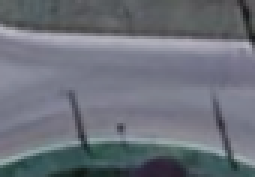
#> input picture img_4.png, 85 x 59 px (shown 3 times larger)
$ python image_analyzer.py
#> lines starting #> are read from the running program, lines starting #| are printed output that depends on the picture; after the words box and inside, x2 and y2 are one past the last pixel; in counts of white or black regions, pixels touching at a corner belong together
import cv2
import numpy as np

# Загрузка изображения
image = cv2.imread('img_4.png')
#> image is the input picture: shape (59, 85, 3); mean B, G, R 122, 112.6, 107.9

# Преобразование в оттенки серого
gray_image = cv2.cvtColor(image, cv2.COLOR_BGR2GRAY)

# Применение адаптивного порогового значения
binary_image = cv2.adaptiveThreshold(gray_image, 255, cv2.ADAPTIVE_THRESH_MEAN_C, cv2.THRESH_BINARY, 11, 2)
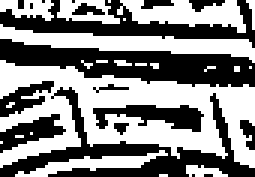
#> binary_image: shape (59, 85) (shown 3 times larger); 52.4% white; 18 black regions (8 under 20 px), largest, box (x1, y1, x2, y2) and area: (0, 13, 85, 29) 713, (0, 29, 85, 59) 643, (0, 0, 85, 16) 463

# Уменьшение шума с помощью медианного фильтра
binary_image = cv2.medianBlur(binary_image, 5)
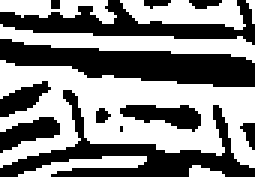
#> binary_image: shape (59, 85) (shown 3 times larger); 52.6% white; 12 black regions (4 under 20 px), largest, box (x1, y1, x2, y2) and area: (0, 13, 85, 29) 747, (0, 30, 85, 59) 653, (0, 0, 85, 15) 500

# Применение морфологической операции расширения
kernel = np.ones((5, 5), np.uint8)
binary_image = cv2.dilate(binary_image, kernel, iterations=1)
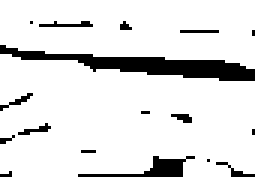
#> binary_image: shape (59, 85) (shown 3 times larger); 88.1% white; 17 black regions (14 under 20 px)

# Нахождение контуров
contours, _ = cv2.findContours(binary_image, cv2.RETR_EXTERNAL, cv2.CHAIN_APPROX_SIMPLE)
#> contours = 2 contours; box (x1, y1, x2, y2) and area: (0, 18, 85, 59) 2786, (0, 0, 85, 23) 1504

# Фильтрация контуров по размеру
min_contour_area = 1000  # Минимальная площадь для учета контура
large_contours = [cnt for cnt in contours if cv2.contourArea(cnt) > min_contour_area]
#> large_contours has the same summary as contours

# Создание маски для отображения только больших черно-серых областей
mask = np.zeros_like(gray_image)
cv2.drawContours(mask, large_contours, -1, (255, 255, 255), thickness=cv2.FILLED)
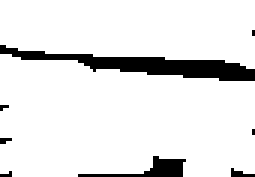
#> mask: shape (59, 85) (shown 3 times larger); 90.2% white; 8 black regions (6 under 20 px), largest, box (x1, y1, x2, y2) and area: (0, 15, 85, 27) 369, (26, 52, 62, 59) 92

# Применение маски к исходному изображению
result_image = cv2.bitwise_and(image, image, mask=mask)
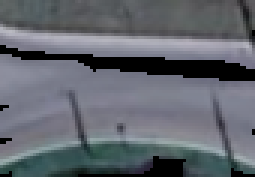
#> result_image: shape (59, 85, 3) (shown 3 times larger); mean B, G, R 110.5, 102.6, 98

# Отображение результата
cv2.imshow('Result', result_image)
cv2.waitKey(0)
cv2.destroyAllWindows()

$ run again, with img_1.png copied over img_4.png
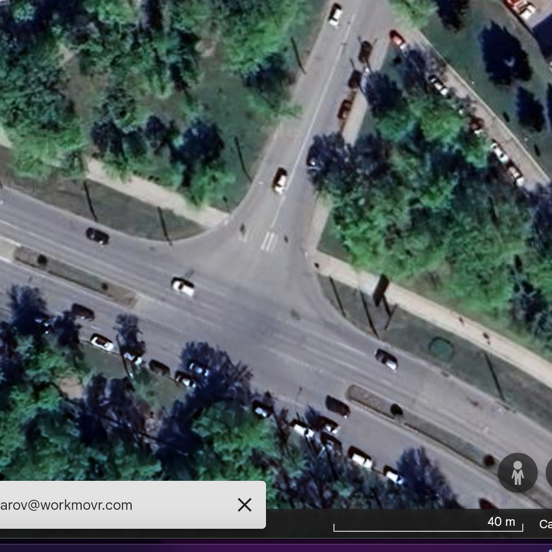
#> input picture img_1.png, 552 x 552 px
#> image is the input picture: shape (552, 552, 3); mean B, G, R 98.1, 96.7, 86.2
#> `binary_image = cv2.adaptiveThreshold(gray_image, 255, cv2.ADAPTIVE_THR..`:
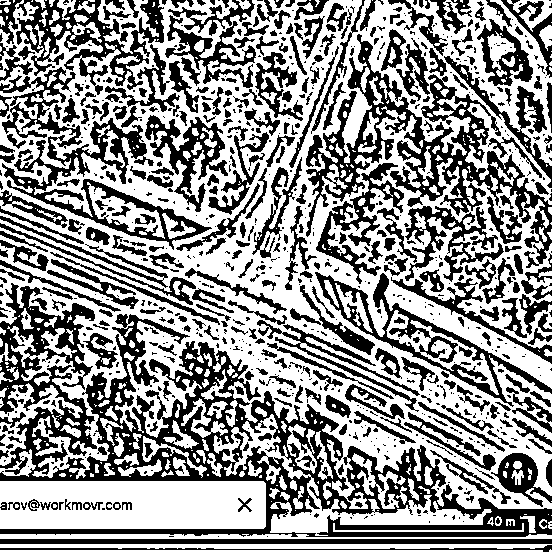
#> binary_image: shape (552, 552); 57% white; 877 black regions (536 under 20 px), largest, box (x1, y1, x2, y2) and area: (0, 283, 552, 537) 32883, (306, 34, 552, 268) 11929, (0, 67, 212, 250) 7344
#> contours = 9 contours, 1 with area under 20; largest, box (x1, y1, x2, y2) and area: (0, 0, 552, 541) 291115, (0, 542, 552, 552) 4918, (520, 513, 552, 541) 424, (538, 519, 552, 530) 108, (505, 517, 516, 527) 80, (0, 365, 7, 384) 80, (518, 526, 525, 533) 34, (332, 526, 339, 533) 34
#> large_contours = 2 contours; box (x1, y1, x2, y2) and area: (0, 0, 552, 541) 291115, (0, 542, 552, 552) 4918
#> `cv2.drawContours(mask, large_contours, -1, (255, 255, 255), thickness=..`:
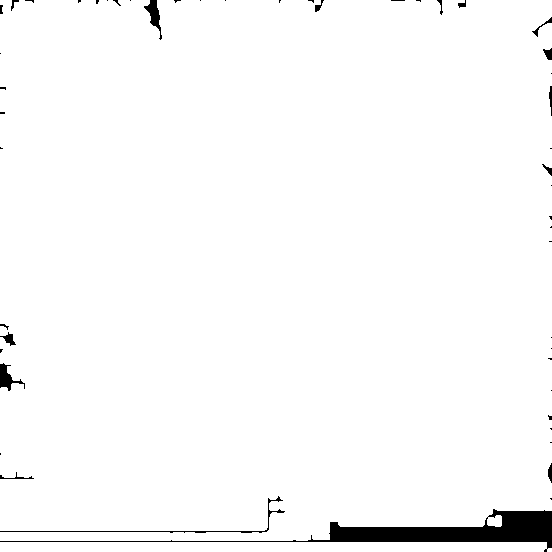
#> mask: shape (552, 552); 97.9% white; 50 black regions (33 under 20 px), largest, box (x1, y1, x2, y2) and area: (0, 509, 552, 552) 4666, (0, 496, 285, 533) 399, (0, 363, 25, 391) 271

$ run again, with img_2.png copied over img_4.png
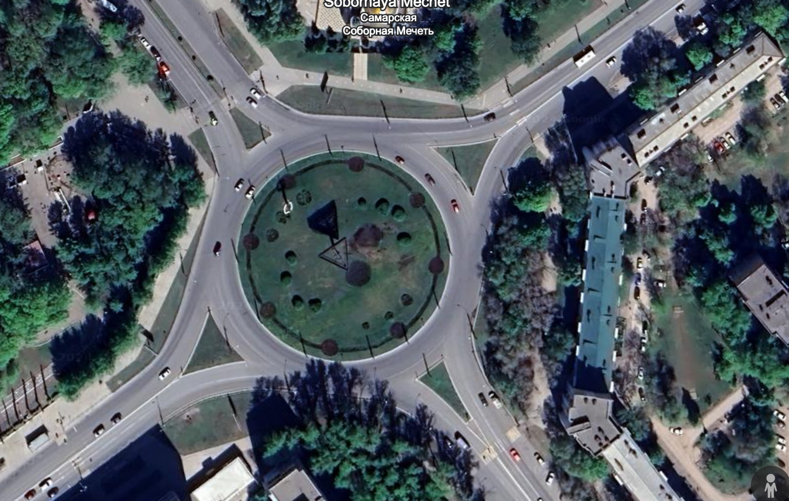
#> input picture img_2.png, 789 x 501 px
#> image is the input picture: shape (501, 789, 3); mean B, G, R 98.3, 92.7, 83.4
#> `binary_image = cv2.adaptiveThreshold(gray_image, 255, cv2.ADAPTIVE_THR..`:
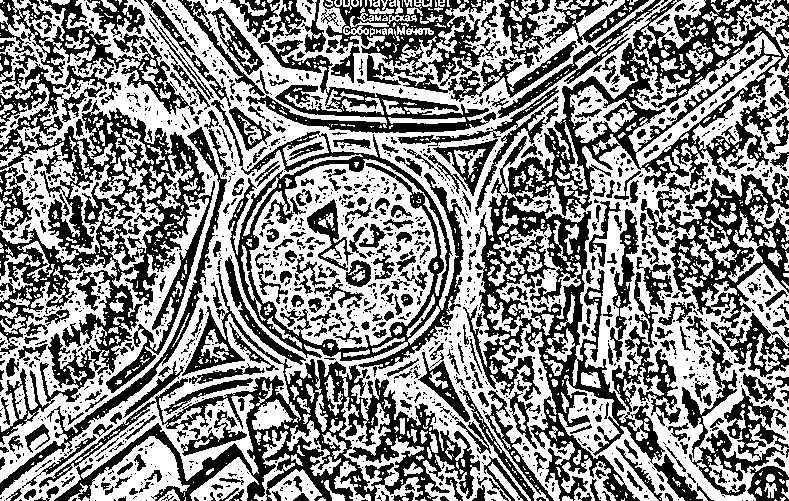
#> binary_image: shape (501, 789); 54% white; 1577 black regions (1136 under 20 px), largest, box (x1, y1, x2, y2) and area: (463, 0, 789, 501) 35117, (0, 52, 215, 445) 24576, (39, 273, 480, 501) 18758
#> contours = 4 contours, 2 with area under 20; largest, box (x1, y1, x2, y2) and area: (0, 0, 789, 501) 389490, (766, 250, 789, 280) 343
#> large_contours = 1 contour; box (x1, y1, x2, y2) and area: (0, 0, 789, 501) 389490
#> `cv2.drawContours(mask, large_contours, -1, (255, 255, 255), thickness=..`:
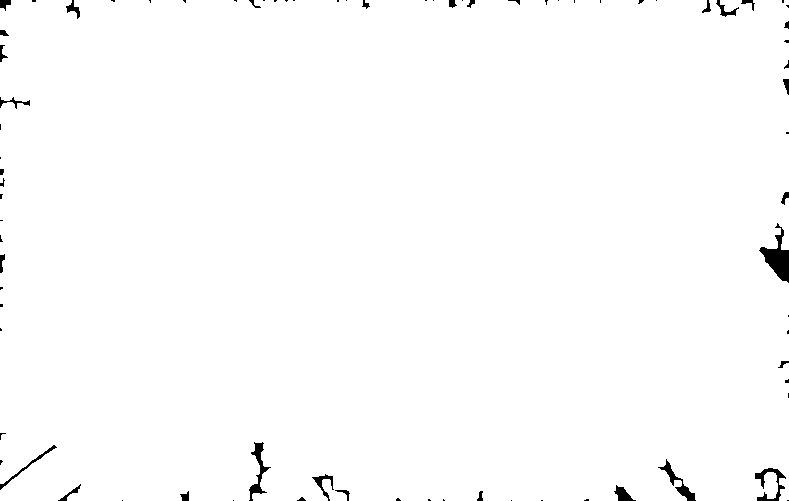
#> mask: shape (501, 789); 99% white; 80 black regions (49 under 20 px), largest, box (x1, y1, x2, y2) and area: (759, 223, 789, 283) 726, (249, 442, 271, 501) 369, (755, 468, 786, 501) 335

$ run again, with img_3.png copied over img_4.png
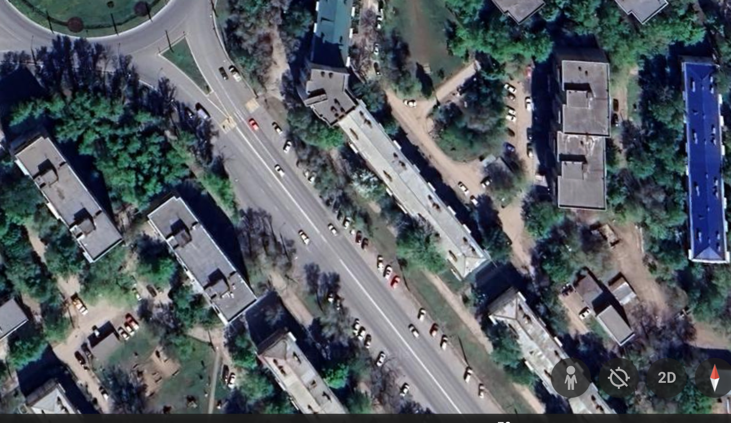
#> input picture img_3.png, 731 x 423 px
#> image is the input picture: shape (423, 731, 3); mean B, G, R 97.9, 91, 84.1
#> `binary_image = cv2.adaptiveThreshold(gray_image, 255, cv2.ADAPTIVE_THR..`:
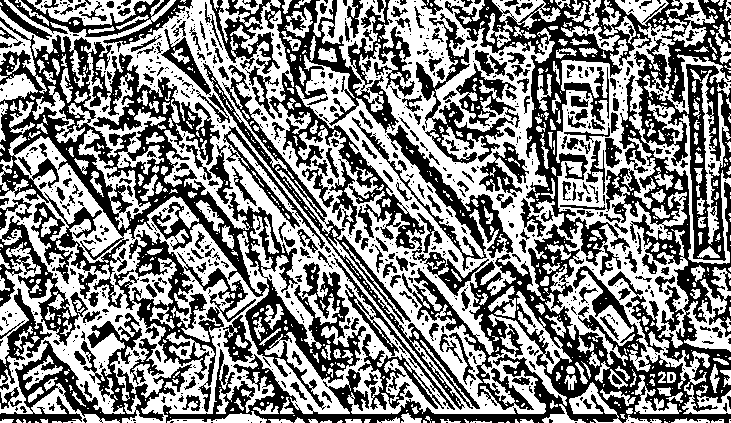
#> binary_image: shape (423, 731); 52.1% white; 953 black regions (681 under 20 px), largest, box (x1, y1, x2, y2) and area: (163, 0, 731, 423) 50240, (0, 17, 366, 410) 27084, (210, 0, 425, 249) 11714
#> contours = 12 contours, 3 with area under 20; largest, box (x1, y1, x2, y2) and area: (0, 0, 731, 423) 303746, (670, 417, 726, 423) 240, (336, 417, 372, 423) 154, (0, 417, 29, 423) 116, (308, 417, 334, 423) 92
#> large_contours = 1 contour; box (x1, y1, x2, y2) and area: (0, 0, 731, 423) 303746
#> `cv2.drawContours(mask, large_contours, -1, (255, 255, 255), thickness=..`:
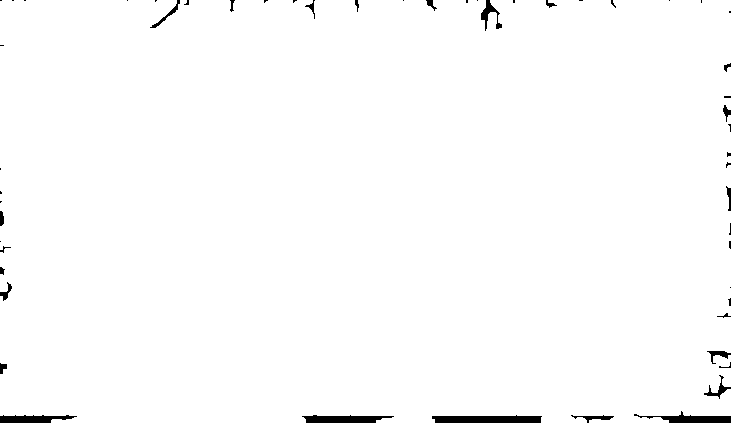
#> mask: shape (423, 731); 98.8% white; 54 black regions (30 under 20 px), largest, box (x1, y1, x2, y2) and area: (432, 415, 542, 423) 753, (302, 415, 394, 423) 547, (634, 411, 731, 423) 516
